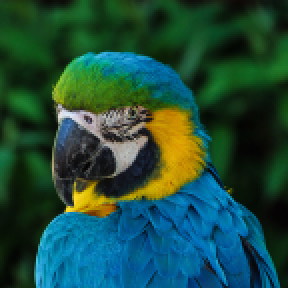
#> input picture Code/Lab4 - Image Warping/test.png, 144 x 144 px, found by its file name (shown 2 times larger)
$ jupyter execute 'whole-image features.ipynb'   (older library calls are emulated)
#> lines starting #> are read from the running program, lines starting #| are printed output that depends on the picture
[cell 1]
import numpy as np
import cv2
import matplotlib.pyplot as plt

[cell 2]
image = cv2.imread('test.png')
#> image is the input picture: shape (144, 144, 3); mean B, G, R 61.2, 75.9, 30.5
plt.imshow(image[:,:,::-1]); plt.show()

[cell 3]
# Get RGB histograms and grayscale histogram using OpenCV
# params: image, channel, mask, num_bins, ranges
hist_blue = cv2.calcHist([image], [0], None, [256], [0, 256])
#> hist_blue = 256 values, max 492 at index 3, min 0 at index 0, mean 81
hist_green = cv2.calcHist([image], [1], None, [256], [0, 256])
#> hist_green = 256 values, max 213 at index 20, min 0 at index 0, mean 81
hist_red = cv2.calcHist([image], [2], None, [256], [0, 256])
#> hist_red = 256 values, max 2380 at index 2, min 0 at index 0, mean 81

gray = cv2.cvtColor(image, cv2.COLOR_BGR2GRAY)
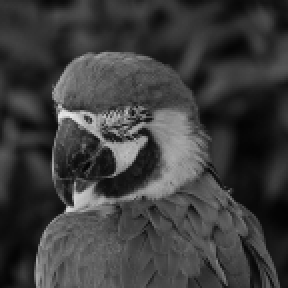
#> gray: shape (144, 144) (shown 2 times larger); min 3, max 231, mean 60.6
hist_gray = cv2.calcHist([gray], [0], None, [256], [0, 256])
#> hist_gray = 256 values, max 297 at index 23, min 0 at index 0, mean 81

[cell 4]
# Get RGB histograms and grayscale histogram using numpy
# params: image, num_bins, ranges
hist_blue_np, bins_blue = np.histogram(image[:,:,0], 256, [0, 256])
#> hist_blue_np has the same summary as hist_blue; bins_blue = 257 values from 0 to 256
hist_green_np, bins_green = np.histogram(image[:,:,1], 256, [0, 256])
#> hist_green_np has the same summary as hist_green; bins_green = 257 values from 0 to 256
hist_red_np, bins_red = np.histogram(image[:,:,2], 256, [0, 256])
#> hist_red_np has the same summary as hist_red; bins_red = 257 values from 0 to 256
hist_gray_np, bins_gray = np.histogram(gray, 256, [0, 256])
#> hist_gray_np has the same summary as hist_gray; bins_gray = 257 values from 0 to 256

[cell 5]
# Plot histograms as line plot, one at a time
plt.plot(hist_blue, color='blue')
plt.title('Blue Histogram')
plt.show()
#> figure, not shown here; curve peaks at x = 3, y = 492

[cell 6]
# Plot histograms in 2x2 grid
fig, axes = plt.subplots(nrows=2, ncols=2, figsize=(6, 6))
fig.tight_layout()

axes[0,0].set_title('Blue')
#axes[0,0].set_xlabel('Value')
axes[0,0].set_ylabel('# of Pixels')
x = np.arange(256)
axes[0,0].set_xlim([0, 256])
axes[0,0].fill_between(x,hist_blue[:,0], color='b')

axes[1,0] = plt.subplot(2,2,2)
axes[1,0].set_title('Green')
#axes[1,0].set_xlabel('Value')
axes[1,0].set_ylabel('# of Pixels')
x = np.arange(256)
axes[1,0].set_xlim([0, 256])
axes[1,0].fill_between(x,hist_green[:,0], color='g')

axes[0,1] = plt.subplot(2,2,3)
axes[0,1].set_title('Red')
axes[0,1].set_xlabel('Value')
axes[0,1].set_ylabel('# of Pixels')
axes[0,1].set_xlim([0, 256])
x = np.arange(256)
axes[0,1].fill_between(x,hist_red[:,0], color='r')

axes[1,1] = plt.subplot(2,2,4)
axes[1,1].set_title('Gray')
axes[1,1].set_xlabel('Value')
axes[1,1].set_ylabel('# of Pixels')
axes[1,1].set_xlim([0, 256])
x = np.arange(256)
axes[1,1].fill_between(x,hist_gray[:,0], color='gray')

plt.show()

[cell 7]
# Make histogram of gradient magnitude
gray = cv2.cvtColor(image, cv2.COLOR_BGR2GRAY)
sobelx = cv2.Sobel(gray, cv2.CV_64F, 1, 0, ksize=5)
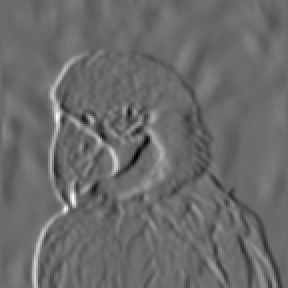
#> sobelx: shape (144, 144) float64 (shown 2 times larger); min -6480, max 8879, mean -5.3; drawn with min black and max white
sobely = cv2.Sobel(gray, cv2.CV_64F, 0, 1, ksize=5)
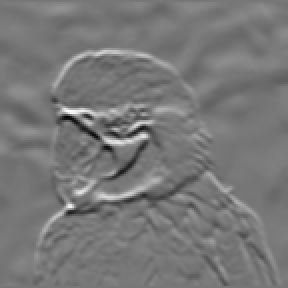
#> sobely: shape (144, 144) float64 (shown 2 times larger); min -6425, max 7259, mean 27.4; drawn with min black and max white
sobel = np.sqrt(sobelx**2 + sobely**2)
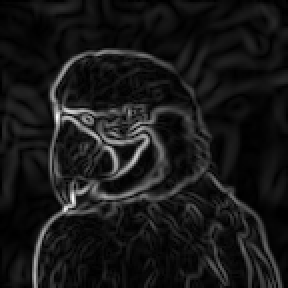
#> sobel: shape (144, 144) float64 (shown 2 times larger); min 0, max 8927.3, mean 840.4; drawn with min black and max white
sobel = sobel / sobel.max() * 255
sobel = sobel.astype(np.uint8)

hist_sobel = cv2.calcHist([sobel], [0], None, [256], [0, 256])
#> hist_sobel = 256 values, max 904 at index 5, min 0 at index 194, mean 81
x = np.arange(256)
plt.fill_between(x,hist_sobel[:,0])
plt.title('Edge Magnitude')
plt.show()
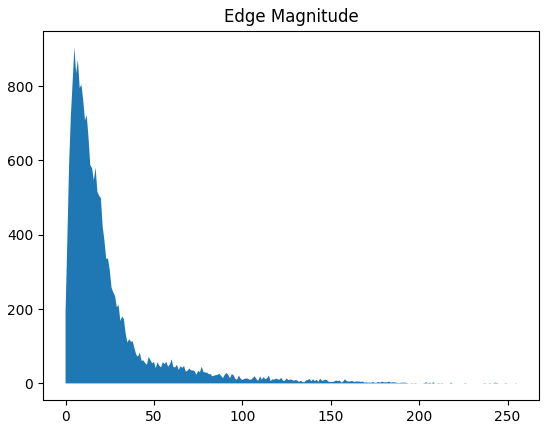
#> figure drawn by matplotlib, 1 panel

[cell 8]
# Make 2D histogram of gradients for visualization
gray = cv2.cvtColor(image, cv2.COLOR_BGR2GRAY)
sobelx = cv2.Sobel(gray, cv2.CV_64F, 1, 0, ksize=5)
sobely = cv2.Sobel(gray, cv2.CV_64F, 0, 1, ksize=5)

sobel_mag = np.sqrt(sobelx**2 + sobely**2)

sobelx = sobelx / (sobel_mag + 1e-6)
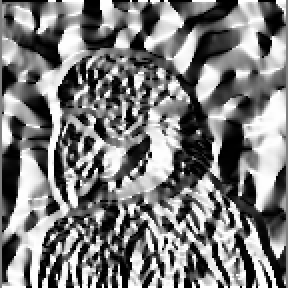
#> sobelx: shape (144, 144) float64 (shown 2 times larger); min -1, max 1, mean -0.0271; drawn with min black and max white
sobely = sobely / (sobel_mag + 1e-6)
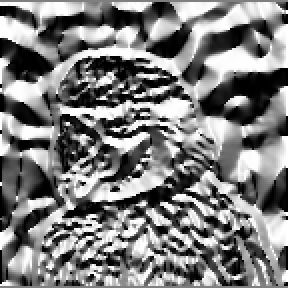
#> sobely: shape (144, 144) float64 (shown 2 times larger); min -1, max 1, mean -0.0128; drawn with min black and max white

plt.hist2d(sobelx.flatten(), sobely.flatten(), bins=8);plt.show()
#> after `plt.hist2d(sobelx.flatten(), sobely.flatten(), bins=8)`:
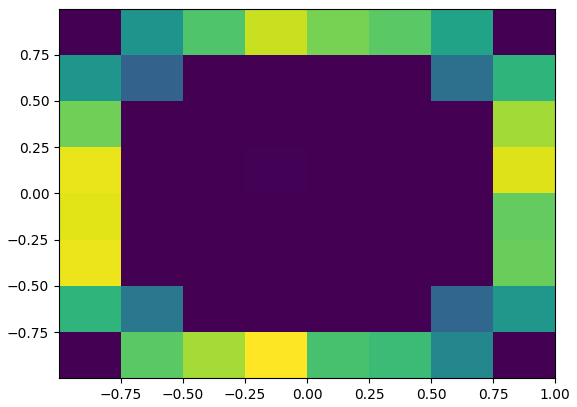
#> figure drawn by matplotlib, 1 panel

[cell 9]
# Make 1D histogram of gradients based on angle
gray = cv2.cvtColor(image, cv2.COLOR_BGR2GRAY)
sobelx = cv2.Sobel(gray, cv2.CV_64F, 1, 0, ksize=5)
sobely = cv2.Sobel(gray, cv2.CV_64F, 0, 1, ksize=5)

sobel_mag = np.sqrt(sobelx**2 + sobely**2)

sobelx = sobelx / (sobel_mag + 1e-6)
sobely = sobely / (sobel_mag + 1e-6)

sobel_angle = np.arctan2(sobely, sobelx)
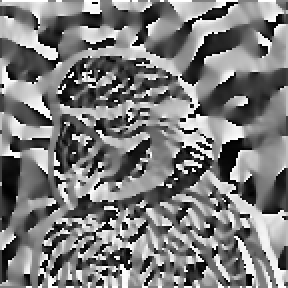
#> sobel_angle: shape (144, 144) float64 (shown 2 times larger); min -3.14, max 3.14, mean -0.0743; drawn with min black and max white

sobel_hist, sobel_bins = np.histogram(sobel_angle, bins=8, range=(-np.pi, np.pi))
#> sobel_hist = [2952, 2820, 2282, 2384, 2819, 2443, 2441, 2595]; sobel_bins = [-3.14, -2.36, -1.57, -0.785, 0, 0.785, 1.57, 2.36, 3.14]

plt.bar(sobel_bins[:-1], sobel_hist, width=np.pi/8)
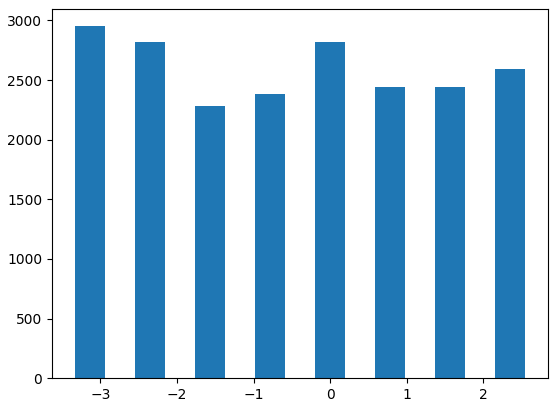
#> figure drawn by matplotlib, 1 panel; tallest bar 2952 high, from x = -3.34 to -2.95

$ run again, with Code/Lab4 - Image Warping/tv.png copied over Code/Lab4 - Image Warping/test.png
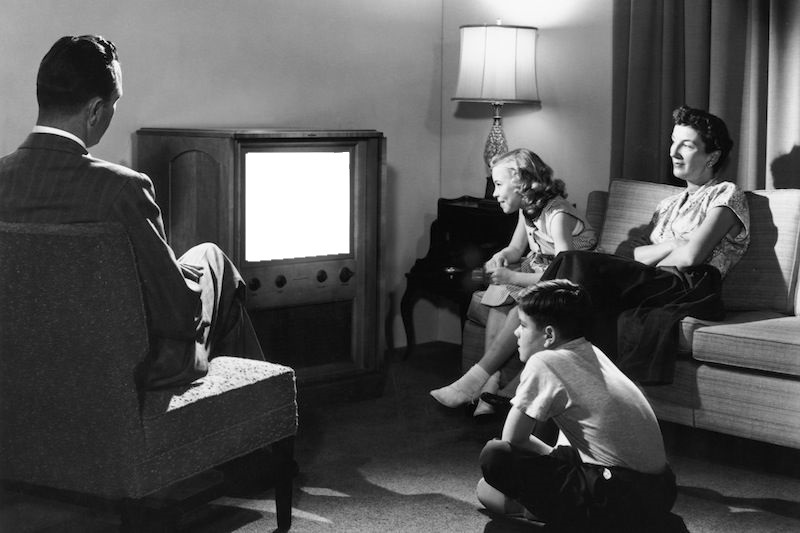
#> input picture Code/Lab4 - Image Warping/tv.png, 800 x 533 px, found by its file name
#> image is the input picture: shape (533, 800, 3); min 0, max 255, mean 84.7
#> hist_blue = 256 values, max 10212 at index 255, min 41 at index 250, mean 1665.6
#> hist_green has the same summary as hist_blue
#> hist_red has the same summary as hist_blue
#> hist_gray has the same summary as hist_blue
#> hist_blue_np has the same summary as hist_blue; bins_blue = 257 values from 0 to 256
#> hist_green_np has the same summary as hist_blue
#> hist_red_np has the same summary as hist_blue
#> hist_gray_np has the same summary as hist_blue
#> hist_sobel = 256 values, max 62270 at index 1, min 0 at index 246, mean 1665.6
#> `sobel_angle = np.arctan2(sobely, sobelx)`:
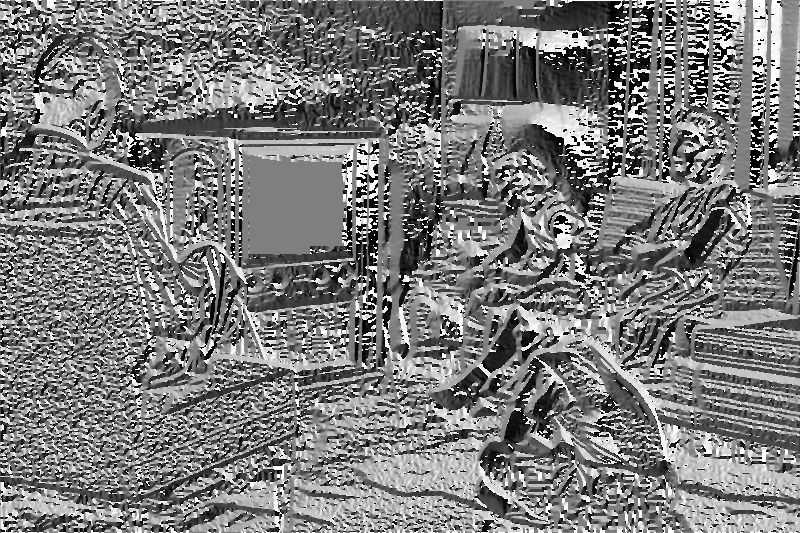
#> sobel_angle: shape (533, 800) float64; min -3.14, max 3.14, mean -0.105; drawn with min black and max white
#> sobel_hist = [58382, 56888, 56737, 45407, 59981, 46709, 49590, 52706]; sobel_bins = [-3.14, -2.36, -1.57, -0.785, 0, 0.785, 1.57, 2.36, 3.14]
#> `[cell 9]`:
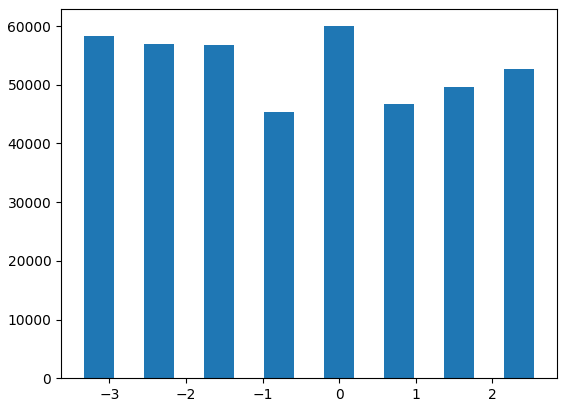
#> figure drawn by matplotlib, 1 panel; tallest bar 59981 high, from x = -0.196 to 0.196
